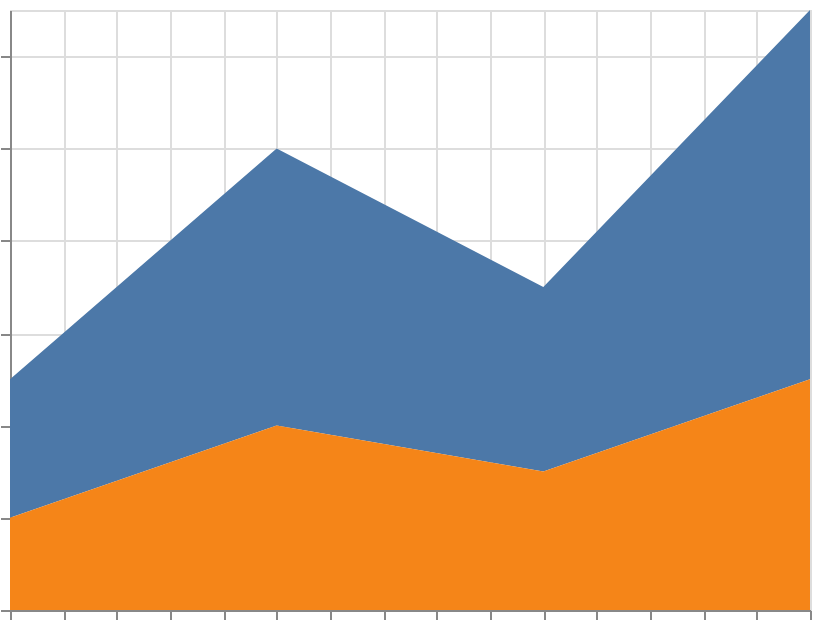

The specification (Vega-Lite) saved for this image:
### Vega-Lite specification from a JSON file in a GitHub repository (floating-point values rounded to 4 significant figures)
{"$schema": "https://vega.github.io/schema/vega-lite/v6.json", "width": 400, "height": 300, "padding": 5, "autosize": "none", "data": {"name": "table", "values": [{"x": 1, "y": 3, "cat": "A"}, {"x": 2, "y": 6, "cat": "A"}, {"x": 3, "y": 4, "cat": "A"}, {"x": 4, "y": 8, "cat": "A"}, {"x": 1, "y": 2, "cat": "B"}, {"x": 2, "y": 4, "cat": "B"}, {"x": 3, "y": 3, "cat": "B"}, {"x": 4, "y": 5, "cat": "B"}]}, "mark": "area", "encoding": {"x": {"field": "x", "type": "quantitative"}, "y": {"field": "y", "type": "quantitative"}, "color": {"field": "cat", "type": "nominal"}}}
